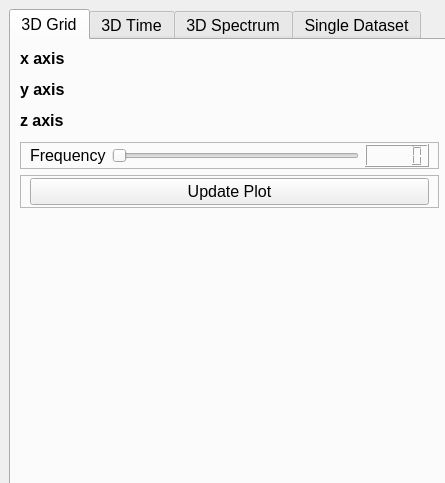
<?xml version="1.0" encoding="UTF-8"?>
<ui version="4.0">
 <class>plotController</class>
 <widget class="QWidget" name="plotController">
  <property name="geometry">
   <rect>
    <x>0</x>
    <y>0</y>
    <width>445</width>
    <height>483</height>
   </rect>
  </property>
  <property name="windowTitle">
   <string>Form</string>
  </property>
  <widget class="QTabWidget" name="plotSettingsTabs">
   <property name="geometry">
    <rect>
     <x>9</x>
     <y>9</y>
     <width>441</width>
     <height>478</height>
    </rect>
   </property>
   <property name="sizePolicy">
    <sizepolicy hsizetype="Preferred" vsizetype="Preferred">
     <horstretch>1</horstretch>
     <verstretch>1</verstretch>
    </sizepolicy>
   </property>
   <property name="font">
    <font>
     <pointsize>12</pointsize>
     <strikeout>false</strikeout>
     <kerning>false</kerning>
    </font>
   </property>
   <property name="focusPolicy">
    <enum>Qt::FocusPolicy::NoFocus</enum>
   </property>
   <property name="currentIndex">
    <number>0</number>
   </property>
   <property name="usesScrollButtons">
    <bool>false</bool>
   </property>
   <widget class="QWidget" name="plot3d_tab">
    <property name="sizePolicy">
     <sizepolicy hsizetype="Expanding" vsizetype="Expanding">
      <horstretch>1</horstretch>
      <verstretch>1</verstretch>
     </sizepolicy>
    </property>
    <attribute name="title">
     <string>3D Grid</string>
    </attribute>
    <attribute name="toolTip">
     <string>Plot a three-dimensional surface of selected results</string>
    </attribute>
    <layout class="QVBoxLayout" name="verticalLayout">
     <item>
      <widget class="QLabel" name="xAxis_l">
       <property name="font">
        <font>
         <pointsize>12</pointsize>
         <bold>true</bold>
         <strikeout>false</strikeout>
         <kerning>true</kerning>
        </font>
       </property>
       <property name="text">
        <string>x axis</string>
       </property>
      </widget>
     </item>
     <item>
      <widget class="variable_from_to_scale_widget" name="xAxisGridPlotOtions">
       <property name="frameShape">
        <enum>QFrame::Shape::StyledPanel</enum>
       </property>
       <property name="frameShadow">
        <enum>QFrame::Shadow::Raised</enum>
       </property>
      </widget>
     </item>
     <item>
      <widget class="QLabel" name="yAxis_l">
       <property name="sizePolicy">
        <sizepolicy hsizetype="Preferred" vsizetype="Preferred">
         <horstretch>1</horstretch>
         <verstretch>0</verstretch>
        </sizepolicy>
       </property>
       <property name="font">
        <font>
         <pointsize>12</pointsize>
         <bold>true</bold>
         <strikeout>false</strikeout>
         <kerning>true</kerning>
        </font>
       </property>
       <property name="text">
        <string>y axis</string>
       </property>
      </widget>
     </item>
     <item>
      <widget class="variable_from_to_scale_widget" name="yAxisGridPlotOtions">
       <property name="frameShape">
        <enum>QFrame::Shape::StyledPanel</enum>
       </property>
       <property name="frameShadow">
        <enum>QFrame::Shadow::Raised</enum>
       </property>
      </widget>
     </item>
     <item>
      <widget class="QLabel" name="zAxis_l">
       <property name="font">
        <font>
         <pointsize>12</pointsize>
         <bold>true</bold>
         <strikeout>false</strikeout>
         <kerning>true</kerning>
        </font>
       </property>
       <property name="text">
        <string>z axis</string>
       </property>
      </widget>
     </item>
     <item>
      <widget class="variable_from_to_scale_widget" name="zAxisGridPlotOtions">
       <property name="frameShape">
        <enum>QFrame::Shape::StyledPanel</enum>
       </property>
       <property name="frameShadow">
        <enum>QFrame::Shadow::Raised</enum>
       </property>
      </widget>
     </item>
     <item>
      <widget class="QFrame" name="freqSelect_f">
       <property name="font">
        <font>
         <pointsize>12</pointsize>
         <strikeout>false</strikeout>
         <kerning>true</kerning>
        </font>
       </property>
       <property name="frameShape">
        <enum>QFrame::Shape::StyledPanel</enum>
       </property>
       <property name="frameShadow">
        <enum>QFrame::Shadow::Raised</enum>
       </property>
       <layout class="QHBoxLayout" name="horizontalLayout_2">
        <property name="topMargin">
         <number>1</number>
        </property>
        <property name="bottomMargin">
         <number>1</number>
        </property>
        <item>
         <widget class="QLabel" name="frequency_l">
          <property name="font">
           <font>
            <pointsize>12</pointsize>
            <strikeout>false</strikeout>
            <kerning>true</kerning>
           </font>
          </property>
          <property name="text">
           <string>Frequency</string>
          </property>
         </widget>
        </item>
        <item>
         <widget class="QSlider" name="frequency_slider">
          <property name="orientation">
           <enum>Qt::Orientation::Horizontal</enum>
          </property>
         </widget>
        </item>
        <item>
         <widget class="QLCDNumber" name="currentFrequency_l"/>
        </item>
       </layout>
      </widget>
     </item>
     <item>
      <widget class="QFrame" name="plotCommands_f">
       <property name="frameShape">
        <enum>QFrame::Shape::StyledPanel</enum>
       </property>
       <property name="frameShadow">
        <enum>QFrame::Shadow::Raised</enum>
       </property>
       <layout class="QHBoxLayout" name="horizontalLayout_3">
        <property name="topMargin">
         <number>2</number>
        </property>
        <property name="bottomMargin">
         <number>2</number>
        </property>
        <item>
         <widget class="QPushButton" name="updatePlot_button">
          <property name="font">
           <font>
            <pointsize>12</pointsize>
            <strikeout>false</strikeout>
            <kerning>true</kerning>
           </font>
          </property>
          <property name="text">
           <string>Update Plot</string>
          </property>
         </widget>
        </item>
       </layout>
      </widget>
     </item>
     <item>
      <spacer name="verticalSpacer_3">
       <property name="orientation">
        <enum>Qt::Orientation::Vertical</enum>
       </property>
       <property name="sizeHint" stdset="0">
        <size>
         <width>20</width>
         <height>40</height>
        </size>
       </property>
      </spacer>
     </item>
    </layout>
   </widget>
   <widget class="QWidget" name="timeHistory3D_tab">
    <attribute name="title">
     <string>3D Time</string>
    </attribute>
    <layout class="QVBoxLayout" name="verticalLayout_3">
     <item>
      <widget class="QLabel" name="paramAxis_l">
       <property name="sizePolicy">
        <sizepolicy hsizetype="Preferred" vsizetype="Preferred">
         <horstretch>1</horstretch>
         <verstretch>0</verstretch>
        </sizepolicy>
       </property>
       <property name="font">
        <font>
         <pointsize>12</pointsize>
         <bold>true</bold>
         <strikeout>false</strikeout>
         <kerning>true</kerning>
        </font>
       </property>
       <property name="text">
        <string>Parameter axis</string>
       </property>
      </widget>
     </item>
     <item>
      <widget class="variable_from_to_scale_widget" name="progressionVarTime_options">
       <property name="minimumSize">
        <size>
         <width>0</width>
         <height>10</height>
        </size>
       </property>
       <property name="frameShape">
        <enum>QFrame::Shape::StyledPanel</enum>
       </property>
       <property name="frameShadow">
        <enum>QFrame::Shadow::Raised</enum>
       </property>
      </widget>
     </item>
     <item>
      <widget class="QLabel" name="timeAxis_l">
       <property name="sizePolicy">
        <sizepolicy hsizetype="Preferred" vsizetype="Preferred">
         <horstretch>1</horstretch>
         <verstretch>0</verstretch>
        </sizepolicy>
       </property>
       <property name="font">
        <font>
         <pointsize>12</pointsize>
         <bold>true</bold>
         <strikeout>false</strikeout>
         <kerning>true</kerning>
        </font>
       </property>
       <property name="text">
        <string>Time axis</string>
       </property>
      </widget>
     </item>
     <item>
      <widget class="variable_from_to_scale_widget" name="timeAxis3d_options">
       <property name="sizePolicy">
        <sizepolicy hsizetype="Preferred" vsizetype="Minimum">
         <horstretch>0</horstretch>
         <verstretch>0</verstretch>
        </sizepolicy>
       </property>
       <property name="minimumSize">
        <size>
         <width>0</width>
         <height>10</height>
        </size>
       </property>
       <property name="frameShape">
        <enum>QFrame::Shape::StyledPanel</enum>
       </property>
       <property name="frameShadow">
        <enum>QFrame::Shadow::Raised</enum>
       </property>
      </widget>
     </item>
     <item>
      <widget class="QLabel" name="amplAxis_l">
       <property name="font">
        <font>
         <pointsize>12</pointsize>
         <bold>true</bold>
         <strikeout>false</strikeout>
         <kerning>true</kerning>
        </font>
       </property>
       <property name="text">
        <string>Amplitude axis</string>
       </property>
      </widget>
     </item>
     <item>
      <widget class="variable_from_to_scale_widget" name="amplAxisTime3d_options">
       <property name="sizePolicy">
        <sizepolicy hsizetype="Preferred" vsizetype="Minimum">
         <horstretch>0</horstretch>
         <verstretch>0</verstretch>
        </sizepolicy>
       </property>
       <property name="minimumSize">
        <size>
         <width>0</width>
         <height>10</height>
        </size>
       </property>
       <property name="frameShape">
        <enum>QFrame::Shape::StyledPanel</enum>
       </property>
       <property name="frameShadow">
        <enum>QFrame::Shadow::Raised</enum>
       </property>
      </widget>
     </item>
     <item>
      <widget class="QFrame" name="fixedParamSelectTime_f">
       <property name="font">
        <font>
         <pointsize>12</pointsize>
         <strikeout>false</strikeout>
         <kerning>true</kerning>
        </font>
       </property>
       <property name="frameShape">
        <enum>QFrame::Shape::StyledPanel</enum>
       </property>
       <property name="frameShadow">
        <enum>QFrame::Shadow::Raised</enum>
       </property>
       <layout class="QHBoxLayout" name="horizontalLayout_4">
        <property name="topMargin">
         <number>1</number>
        </property>
        <property name="bottomMargin">
         <number>1</number>
        </property>
        <item>
         <widget class="QLabel" name="fixedParamTime_l">
          <property name="font">
           <font>
            <pointsize>12</pointsize>
            <strikeout>false</strikeout>
            <kerning>true</kerning>
           </font>
          </property>
          <property name="text">
           <string>Fixed Parameter</string>
          </property>
         </widget>
        </item>
        <item>
         <widget class="QSlider" name="fixedParamTime_slider">
          <property name="orientation">
           <enum>Qt::Orientation::Horizontal</enum>
          </property>
         </widget>
        </item>
        <item>
         <widget class="QLCDNumber" name="fixedParamTime_display"/>
        </item>
        <item>
         <widget class="QToolButton" name="fixedParamTimeAnimate_button">
          <property name="text">
           <string>Animate</string>
          </property>
          <property name="popupMode">
           <enum>QToolButton::ToolButtonPopupMode::MenuButtonPopup</enum>
          </property>
          <property name="toolButtonStyle">
           <enum>Qt::ToolButtonStyle::ToolButtonTextBesideIcon</enum>
          </property>
          <property name="autoRaise">
           <bool>false</bool>
          </property>
          <property name="arrowType">
           <enum>Qt::ArrowType::NoArrow</enum>
          </property>
         </widget>
        </item>
       </layout>
      </widget>
     </item>
     <item>
      <widget class="QPushButton" name="updatePlot_button_2">
       <property name="font">
        <font>
         <pointsize>12</pointsize>
         <strikeout>false</strikeout>
         <kerning>true</kerning>
        </font>
       </property>
       <property name="text">
        <string>Update Plot</string>
       </property>
      </widget>
     </item>
     <item>
      <spacer name="verticalSpacer_4">
       <property name="orientation">
        <enum>Qt::Orientation::Vertical</enum>
       </property>
       <property name="sizeHint" stdset="0">
        <size>
         <width>20</width>
         <height>221</height>
        </size>
       </property>
      </spacer>
     </item>
    </layout>
   </widget>
   <widget class="QWidget" name="spectrogram3d_tab">
    <attribute name="title">
     <string>3D Spectrum</string>
    </attribute>
    <layout class="QVBoxLayout" name="verticalLayout_2">
     <item>
      <widget class="QLabel" name="paramAxisSpec_l">
       <property name="sizePolicy">
        <sizepolicy hsizetype="Preferred" vsizetype="Preferred">
         <horstretch>1</horstretch>
         <verstretch>0</verstretch>
        </sizepolicy>
       </property>
       <property name="font">
        <font>
         <pointsize>12</pointsize>
         <bold>true</bold>
         <strikeout>false</strikeout>
         <kerning>true</kerning>
        </font>
       </property>
       <property name="text">
        <string>Parameter axis</string>
       </property>
      </widget>
     </item>
     <item>
      <widget class="variable_from_to_scale_widget" name="paramAxisSpec3d_options">
       <property name="minimumSize">
        <size>
         <width>0</width>
         <height>10</height>
        </size>
       </property>
       <property name="frameShape">
        <enum>QFrame::Shape::StyledPanel</enum>
       </property>
       <property name="frameShadow">
        <enum>QFrame::Shadow::Raised</enum>
       </property>
      </widget>
     </item>
     <item>
      <widget class="QLabel" name="freqAxisSpec3d_l">
       <property name="font">
        <font>
         <pointsize>12</pointsize>
         <bold>true</bold>
         <strikeout>false</strikeout>
         <kerning>true</kerning>
        </font>
       </property>
       <property name="text">
        <string>Frequency axis</string>
       </property>
      </widget>
     </item>
     <item>
      <widget class="variable_from_to_scale_widget" name="freqAxisSpec3d_options">
       <property name="minimumSize">
        <size>
         <width>0</width>
         <height>10</height>
        </size>
       </property>
       <property name="frameShape">
        <enum>QFrame::Shape::StyledPanel</enum>
       </property>
       <property name="frameShadow">
        <enum>QFrame::Shadow::Raised</enum>
       </property>
      </widget>
     </item>
     <item>
      <widget class="QLabel" name="amplAxisSpec3d_l">
       <property name="sizePolicy">
        <sizepolicy hsizetype="Preferred" vsizetype="Preferred">
         <horstretch>1</horstretch>
         <verstretch>0</verstretch>
        </sizepolicy>
       </property>
       <property name="font">
        <font>
         <pointsize>12</pointsize>
         <bold>true</bold>
         <strikeout>false</strikeout>
         <kerning>true</kerning>
        </font>
       </property>
       <property name="text">
        <string>Amplitude axis</string>
       </property>
      </widget>
     </item>
     <item>
      <widget class="variable_from_to_scale_widget" name="amplAxisSpec3d_options">
       <property name="minimumSize">
        <size>
         <width>0</width>
         <height>10</height>
        </size>
       </property>
       <property name="frameShape">
        <enum>QFrame::Shape::StyledPanel</enum>
       </property>
       <property name="frameShadow">
        <enum>QFrame::Shadow::Raised</enum>
       </property>
      </widget>
     </item>
     <item>
      <widget class="QFrame" name="fixedParamSelectTime_f_2">
       <property name="font">
        <font>
         <pointsize>12</pointsize>
         <strikeout>false</strikeout>
         <kerning>true</kerning>
        </font>
       </property>
       <property name="frameShape">
        <enum>QFrame::Shape::StyledPanel</enum>
       </property>
       <property name="frameShadow">
        <enum>QFrame::Shadow::Raised</enum>
       </property>
       <layout class="QHBoxLayout" name="horizontalLayout_5">
        <property name="topMargin">
         <number>1</number>
        </property>
        <property name="bottomMargin">
         <number>1</number>
        </property>
        <item>
         <widget class="QLabel" name="fixedParamTime_l_2">
          <property name="font">
           <font>
            <pointsize>12</pointsize>
            <strikeout>false</strikeout>
            <kerning>true</kerning>
           </font>
          </property>
          <property name="text">
           <string>Fixed Parameter</string>
          </property>
         </widget>
        </item>
        <item>
         <widget class="QSlider" name="fixedParamTime_slider_2">
          <property name="orientation">
           <enum>Qt::Orientation::Horizontal</enum>
          </property>
         </widget>
        </item>
        <item>
         <widget class="QLCDNumber" name="fixedParamTime_display_2"/>
        </item>
        <item>
         <widget class="QToolButton" name="fixedParamTimeAnimate_button_2">
          <property name="text">
           <string>Animate</string>
          </property>
          <property name="popupMode">
           <enum>QToolButton::ToolButtonPopupMode::MenuButtonPopup</enum>
          </property>
          <property name="toolButtonStyle">
           <enum>Qt::ToolButtonStyle::ToolButtonTextBesideIcon</enum>
          </property>
          <property name="autoRaise">
           <bool>false</bool>
          </property>
          <property name="arrowType">
           <enum>Qt::ArrowType::NoArrow</enum>
          </property>
         </widget>
        </item>
       </layout>
      </widget>
     </item>
     <item>
      <widget class="QPushButton" name="updatePlot_button_3">
       <property name="font">
        <font>
         <pointsize>12</pointsize>
         <strikeout>false</strikeout>
         <kerning>true</kerning>
        </font>
       </property>
       <property name="text">
        <string>Update Plot</string>
       </property>
      </widget>
     </item>
     <item>
      <spacer name="verticalSpacer_2">
       <property name="orientation">
        <enum>Qt::Orientation::Vertical</enum>
       </property>
       <property name="sizeHint" stdset="0">
        <size>
         <width>20</width>
         <height>40</height>
        </size>
       </property>
      </spacer>
     </item>
    </layout>
   </widget>
   <widget class="QWidget" name="plotSingle_tab">
    <property name="sizePolicy">
     <sizepolicy hsizetype="Expanding" vsizetype="Expanding">
      <horstretch>0</horstretch>
      <verstretch>0</verstretch>
     </sizepolicy>
    </property>
    <attribute name="title">
     <string>Single Dataset</string>
    </attribute>
    <attribute name="toolTip">
     <string>Plot a single dataset in two dimensions</string>
    </attribute>
    <layout class="QVBoxLayout" name="verticalLayout_6">
     <item>
      <widget class="QSplitter" name="splitter">
       <property name="orientation">
        <enum>Qt::Orientation::Vertical</enum>
       </property>
       <widget class="QGroupBox" name="singlePlotStyle_box">
        <property name="sizePolicy">
         <sizepolicy hsizetype="Expanding" vsizetype="Maximum">
          <horstretch>0</horstretch>
          <verstretch>0</verstretch>
         </sizepolicy>
        </property>
        <property name="font">
         <font>
          <pointsize>12</pointsize>
          <strikeout>false</strikeout>
          <kerning>true</kerning>
         </font>
        </property>
        <property name="title">
         <string>Plot Style</string>
        </property>
        <layout class="QGridLayout" name="gridLayout_6">
         <item row="0" column="2">
          <widget class="QRadioButton" name="singleSpectrogram_button">
           <property name="font">
            <font>
             <pointsize>12</pointsize>
             <strikeout>false</strikeout>
             <kerning>true</kerning>
            </font>
           </property>
           <property name="text">
            <string>Spectrogram</string>
           </property>
          </widget>
         </item>
         <item row="0" column="4">
          <widget class="QRadioButton" name="singleTimeDomain_button">
           <property name="font">
            <font>
             <pointsize>12</pointsize>
             <strikeout>false</strikeout>
             <kerning>true</kerning>
            </font>
           </property>
           <property name="text">
            <string>Time-domain</string>
           </property>
          </widget>
         </item>
         <item row="1" column="2">
          <widget class="QRadioButton" name="phase2d_button">
           <property name="text">
            <string>2D Phase Diagram</string>
           </property>
          </widget>
         </item>
         <item row="1" column="4">
          <widget class="QRadioButton" name="phase3d_button">
           <property name="text">
            <string>3D Phase Diagram</string>
           </property>
           <property name="checked">
            <bool>true</bool>
           </property>
          </widget>
         </item>
        </layout>
       </widget>
       <widget class="QFrame" name="paramSelect_f">
        <property name="sizePolicy">
         <sizepolicy hsizetype="Expanding" vsizetype="Maximum">
          <horstretch>0</horstretch>
          <verstretch>0</verstretch>
         </sizepolicy>
        </property>
        <property name="frameShape">
         <enum>QFrame::Shape::StyledPanel</enum>
        </property>
        <property name="frameShadow">
         <enum>QFrame::Shadow::Raised</enum>
        </property>
        <layout class="QGridLayout" name="gridLayout_7">
         <item row="1" column="0">
          <widget class="QLabel" name="Param2Select_l">
           <property name="font">
            <font>
             <pointsize>12</pointsize>
             <strikeout>false</strikeout>
             <kerning>true</kerning>
            </font>
           </property>
           <property name="text">
            <string>Parameter 2:</string>
           </property>
          </widget>
         </item>
         <item row="0" column="1">
          <widget class="QComboBox" name="param1ValSelect_dd">
           <property name="font">
            <font>
             <pointsize>12</pointsize>
             <strikeout>false</strikeout>
             <kerning>true</kerning>
            </font>
           </property>
          </widget>
         </item>
         <item row="1" column="1">
          <widget class="QComboBox" name="param2ValSelect_dd">
           <property name="font">
            <font>
             <pointsize>12</pointsize>
             <strikeout>false</strikeout>
             <kerning>true</kerning>
            </font>
           </property>
          </widget>
         </item>
         <item row="0" column="0">
          <widget class="QLabel" name="param1Select_l">
           <property name="font">
            <font>
             <pointsize>12</pointsize>
             <strikeout>false</strikeout>
             <kerning>true</kerning>
            </font>
           </property>
           <property name="text">
            <string>Parameter 1:</string>
           </property>
          </widget>
         </item>
         <item row="0" column="2">
          <widget class="QToolButton" name="fixedParamTimeAnimate_button_3">
           <property name="text">
            <string>Animate</string>
           </property>
           <property name="popupMode">
            <enum>QToolButton::ToolButtonPopupMode::MenuButtonPopup</enum>
           </property>
           <property name="toolButtonStyle">
            <enum>Qt::ToolButtonStyle::ToolButtonTextBesideIcon</enum>
           </property>
           <property name="autoRaise">
            <bool>false</bool>
           </property>
           <property name="arrowType">
            <enum>Qt::ArrowType::NoArrow</enum>
           </property>
          </widget>
         </item>
         <item row="1" column="2">
          <widget class="QToolButton" name="fixedParamTimeAnimate_button_4">
           <property name="text">
            <string>Animate</string>
           </property>
           <property name="popupMode">
            <enum>QToolButton::ToolButtonPopupMode::MenuButtonPopup</enum>
           </property>
           <property name="toolButtonStyle">
            <enum>Qt::ToolButtonStyle::ToolButtonTextBesideIcon</enum>
           </property>
           <property name="autoRaise">
            <bool>false</bool>
           </property>
           <property name="arrowType">
            <enum>Qt::ArrowType::NoArrow</enum>
           </property>
          </widget>
         </item>
        </layout>
       </widget>
      </widget>
     </item>
     <item>
      <spacer name="verticalSpacer">
       <property name="orientation">
        <enum>Qt::Orientation::Vertical</enum>
       </property>
       <property name="sizeHint" stdset="0">
        <size>
         <width>20</width>
         <height>40</height>
        </size>
       </property>
      </spacer>
     </item>
    </layout>
   </widget>
  </widget>
  <action name="action1x">
   <property name="text">
    <string>1x</string>
   </property>
   <property name="menuRole">
    <enum>QAction::MenuRole::NoRole</enum>
   </property>
  </action>
 </widget>
 <customwidgets>
  <customwidget>
   <class>variable_from_to_scale_widget</class>
   <extends>QFrame</extends>
   <header>gui/resources/widgets/variable_from_to_scale_widget.h</header>
   <container>1</container>
   <slots>
    <signal>variable_changed(QString)</signal>
    <signal>from_changed(QString)</signal>
    <signal>to_changed(QString)</signal>
    <signal>scale_changed(QString)</signal>
    <slot>append_to_variable_list(Qstring)</slot>
    <slot>clear_variable_list()</slot>
    <slot>edit_from(QString)</slot>
    <slot>edit_to(QString)</slot>
   </slots>
  </customwidget>
 </customwidgets>
 <resources/>
 <connections/>
</ui>
